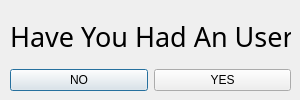
<?xml version="1.0" encoding="UTF-8"?>
<ui version="4.0">
 <class>Register</class>
 <widget class="QDialog" name="Register">
  <property name="geometry">
   <rect>
    <x>0</x>
    <y>0</y>
    <width>300</width>
    <height>100</height>
   </rect>
  </property>
  <property name="windowTitle">
   <string>Dialog</string>
  </property>
  <widget class="QWidget" name="">
   <property name="geometry">
    <rect>
     <x>10</x>
     <y>10</y>
     <width>281</width>
     <height>81</height>
    </rect>
   </property>
   <layout class="QVBoxLayout" name="verticalLayout">
    <item>
     <widget class="QLabel" name="Note">
      <property name="font">
       <font>
        <family>Gill Sans MT</family>
        <pointsize>20</pointsize>
       </font>
      </property>
      <property name="text">
       <string>Have You Had An User?</string>
      </property>
     </widget>
    </item>
    <item>
     <layout class="QHBoxLayout" name="horizontalLayout">
      <item>
       <widget class="QPushButton" name="YES">
        <property name="text">
         <string>NO</string>
        </property>
       </widget>
      </item>
      <item>
       <widget class="QPushButton" name="NO">
        <property name="text">
         <string>YES</string>
        </property>
       </widget>
      </item>
     </layout>
    </item>
   </layout>
  </widget>
 </widget>
 <resources/>
 <connections/>
</ui>
